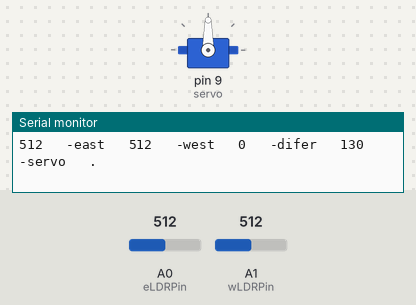
The sketch below on a simulated Arduino Uno, built with avr-gcc and run on an emulated ATmega328P. On the bench: servo, the last lines printed to the serial monitor. Inputs (shaded band) come from the test bench; at power-on: A0 (eLDRPin) = 512, A1 (wLDRPin) = 512.

Above: at 1.2 s.
1.3 s: A0 (eLDRPin) set to 484
At 1.46 s:
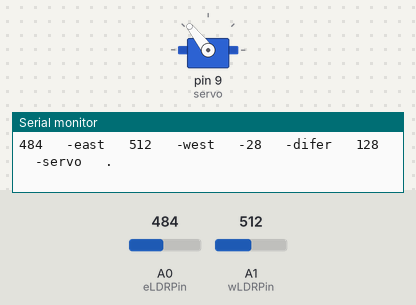
4.3 s: A1 (wLDRPin) set to 478
At 4.3 s:
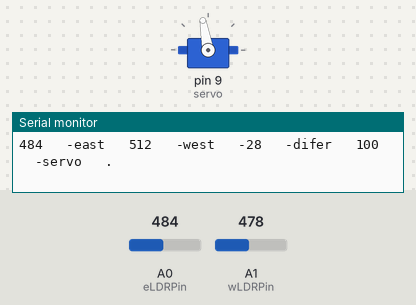
7.3 s: A1 (wLDRPin) set to 511
At 9.56 s:
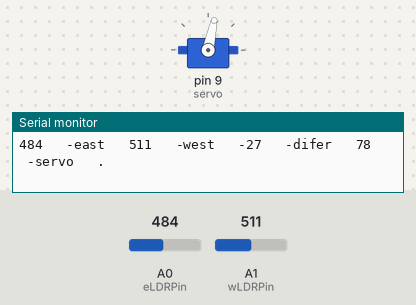
10.3 s: A0 (eLDRPin) set to 511
13.3 s: A0 (eLDRPin) set to 390
At 14.51 s:
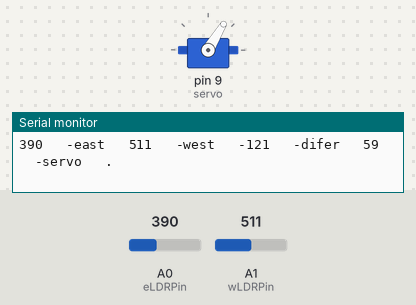
16.3 s: A0 (eLDRPin) set to 716
Timing chart, 0 to 27.9 s (numbered marks = the images above; inputs shaded):
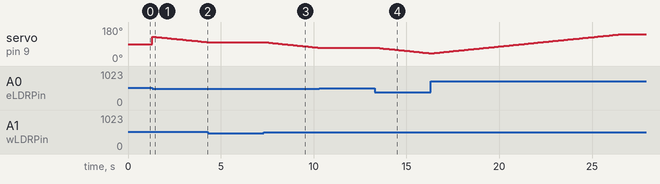

The sketch:

SunTracker.ino
```cpp
#include <Servo.h>

Servo servo;   // Create a servo object to control the servo
int eLDRPin = A0; // Assign pins to the LDR's
int wLDRPin = A1;
int eastLDR = 0; //Create variables to store to LDR readings
int westLDR = 0;
int difference = 0; //Create a variable to compare the two LDR's
int error = 10;  // Variable for is there is a noticable difference between the tow LDR's
int servoSet = 130; //Variable for position of servo - will be different for each device


void setup() {
  servo.attach(9);   //attaches the servo object to PWM pin 9
  Serial.begin(9600);
}

void loop() {
  eastLDR = analogRead(eLDRPin); //Read the LDR values
  westLDR = analogRead(wLDRPin);

  if (eastLDR < 400 && westLDR < 400) {  //Check to see if there is low light on both LDR's
    while (servoSet <=140 && servoSet>=15)  {     // if so, send panels back to east for the sunrise
      servoSet ++;
      servo.write(servoSet);
      delay(100);
    }
  }

  difference = eastLDR - westLDR ; //Check the difference
  if (difference > 10) {          //Send the panel towards the LDR with a higher reading
    if (servoSet <= 140) {
      servoSet ++;
      servo.write(servoSet);
    }
  } else if (difference < -10) {
    if (servoSet >= 15) {
      servoSet --;
      servo.write(servoSet);
    }
  }
  Serial.print(eastLDR);      //Serial monitor can be useful for debugging/setting up
  Serial.print("   -east   ");    //Use it to see if your LDR's are noticeably different when
  Serial.print(westLDR);      //They have equal light shining on them, if so, correct with the error value
  Serial.print("   -west   ");
  Serial.print(difference);
  Serial.print("   -difer   ");
  Serial.print(servoSet);     //Fine tune the servo settings, to maximise swing available
  Serial.print("   -servo   ");
  Serial.println(".");
  delay(100);
}
```

Measured:
- the behaviour switches between 502 and 501 on A0 (eLDRPin) (found by bisection; images 0 and 1)
- the behaviour switches between 495 and 494 on A1 (wLDRPin) (found by bisection; images 1 and 2)
- after the input at 1.3 s, servo on pin 9 (servo): 90° → 129° at once, → 128° 0.10 s later, → 127° 0.10 s later, → 126° 0.10 s later, … (30 changes in this stretch)
- after the input at 4.3 s, servo on pin 9 (servo): stays 100° (without the input it goes to 99° after 0.05 s)
- after the input at 7.3 s, servo on pin 9 (servo): moves from 100° to 71° over 2.8 s, starting after 0.09 s
- after the input at 10.3 s, servo on pin 9 (servo): stays 71° (without the input it goes to 70° after 0.02 s)
- after the input at 13.3 s, servo on pin 9 (servo): moves from 71° to 41° over 2.9 s, starting after 0.06 s
